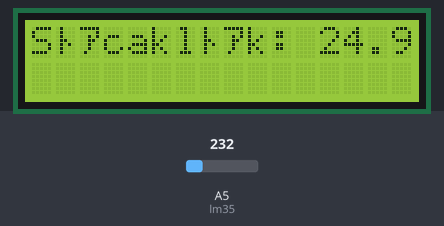
A sketch run on a simulated Arduino Uno, built with avr-gcc and run on an emulated ATmega328P. Parts: 16×2 character LCD. Inputs (shaded band) come from the test bench; at power-on: A5 (lm35) = 232. What the sketch prints to the serial monitor is not drawn.

Above: at 1.2 s.
1.3 s: A5 (lm35) set to 250
At 2.8 s:
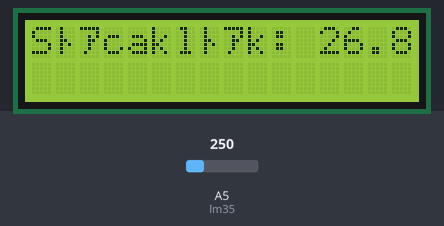
3.5 s: A5 (lm35) set to 266
At 4.7 s:
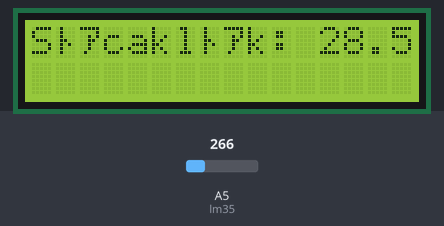
5.5 s: A5 (lm35) set to 290
At 6.6 s:
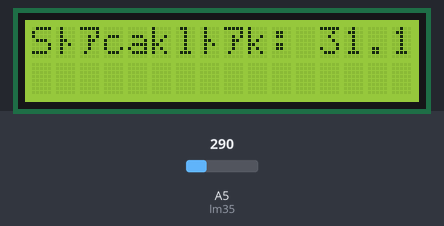
Timing chart, 0 to 8.5 s (numbered marks = the images above; inputs shaded):
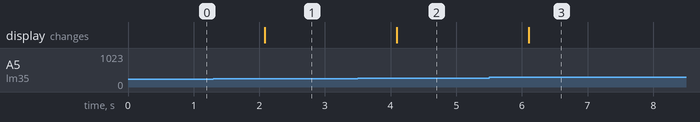

The sketch:

LM35_LCD_Ekrana_de_erleri_yazd_rma.ino
```cpp
#include <LiquidCrystal.h>
LiquidCrystal lcd(12, 11, 5, 4, 3, 2);
int lm35 = A5;
int okunanVoltaj;
float sicaklik;

void setup(){
 lcd.begin(16, 2);
 // lcd.backlight();
    lcd.print("  Sıcaklık ");
  lcd.setCursor(4, 1);
  lcd.print("olcer");
analogReference(INTERNAL);
Serial.begin(9600);
}

void loop(){
    lcd.clear();
  okunanVoltaj = analogRead(lm35);
  sicaklik = okunanVoltaj / 9.31;
  Serial.print("Sıcaklık: ");
   lcd.print("Sıcaklık: ");
   lcd.print(sicaklik);
  Serial.println(sicaklik);
  delay(1000);
}
```

Measured:
- after the input at 1.3 s, the display: changes after 0.78 s (image 1)
- after the input at 3.5 s, the display: changes after 0.59 s (image 2)
- after the input at 5.5 s, the display: changes after 0.60 s (image 3)
